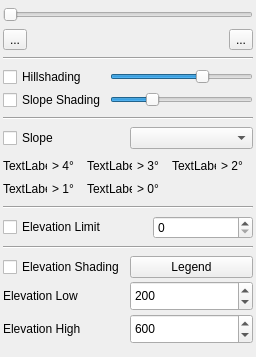
<?xml version="1.0" encoding="UTF-8"?>
<ui version="4.0">
 <class>IDemPropSetup</class>
 <widget class="QWidget" name="IDemPropSetup">
  <property name="geometry">
   <rect>
    <x>0</x>
    <y>0</y>
    <width>256</width>
    <height>357</height>
   </rect>
  </property>
  <property name="windowTitle">
   <string>Form</string>
  </property>
  <layout class="QVBoxLayout" name="verticalLayout">
   <property name="spacing">
    <number>3</number>
   </property>
   <property name="leftMargin">
    <number>3</number>
   </property>
   <property name="topMargin">
    <number>3</number>
   </property>
   <property name="rightMargin">
    <number>3</number>
   </property>
   <property name="bottomMargin">
    <number>3</number>
   </property>
   <item>
    <widget class="QSlider" name="sliderOpacity">
     <property name="toolTip">
      <string>&lt;html&gt;&lt;head/&gt;&lt;body&gt;&lt;p&gt;Change opacity of layer&lt;/p&gt;&lt;/body&gt;&lt;/html&gt;</string>
     </property>
     <property name="orientation">
      <enum>Qt::Horizontal</enum>
     </property>
    </widget>
   </item>
   <item>
    <layout class="QHBoxLayout" name="horizontalLayout">
     <property name="spacing">
      <number>3</number>
     </property>
     <item>
      <widget class="QToolButton" name="toolSetMinScale">
       <property name="toolTip">
        <string>Click to use the current zoom as maximum 
zoom-in for use of the DEM data.</string>
       </property>
       <property name="text">
        <string>...</string>
       </property>
       <property name="icon">
        <iconset resource="../resources.qrc">
         <normaloff>:/icons/8x8/bullet_green.png</normaloff>
         <normalon>:/icons/8x8/bullet_red.png</normalon>:/icons/8x8/bullet_green.png</iconset>
       </property>
       <property name="iconSize">
        <size>
         <width>8</width>
         <height>8</height>
        </size>
       </property>
       <property name="checkable">
        <bool>true</bool>
       </property>
      </widget>
     </item>
     <item>
      <widget class="CScaleLabel" name="labelScale">
       <property name="toolTip">
        <string>Control the zoom range for which the DEM data 
is used. Use the two buttons left and right to define 
the actual zoom as either maximum zoom-in or zoom-out.
</string>
       </property>
       <property name="text">
        <string/>
       </property>
       <property name="scaledContents">
        <bool>true</bool>
       </property>
      </widget>
     </item>
     <item>
      <widget class="QToolButton" name="toolSetMaxScale">
       <property name="toolTip">
        <string>Click to use the current zoom as maximum 
zoom-out for use of the DEM data.</string>
       </property>
       <property name="text">
        <string>...</string>
       </property>
       <property name="icon">
        <iconset resource="../resources.qrc">
         <normaloff>:/icons/8x8/bullet_green.png</normaloff>
         <normalon>:/icons/8x8/bullet_red.png</normalon>:/icons/8x8/bullet_green.png</iconset>
       </property>
       <property name="iconSize">
        <size>
         <width>8</width>
         <height>8</height>
        </size>
       </property>
       <property name="checkable">
        <bool>true</bool>
       </property>
      </widget>
     </item>
    </layout>
   </item>
   <item>
    <widget class="Line" name="line_3">
     <property name="orientation">
      <enum>Qt::Horizontal</enum>
     </property>
    </widget>
   </item>
   <item>
    <layout class="QGridLayout" name="gridLayout_2">
     <property name="spacing">
      <number>3</number>
     </property>
     <item row="1" column="0">
      <widget class="QCheckBox" name="checkHillshading">
       <property name="toolTip">
        <string>Enable relief shading based on aspect and slope,
 and illuminated from NW.</string>
       </property>
       <property name="text">
        <string>Hillshading</string>
       </property>
      </widget>
     </item>
     <item row="1" column="1">
      <widget class="QSlider" name="sliderHillshading">
       <property name="toolTip">
        <string>Move to the right to raise the angle of the light.
 Light comes from NW</string>
       </property>
       <property name="minimum">
        <number>-8</number>
       </property>
       <property name="maximum">
        <number>4</number>
       </property>
       <property name="singleStep">
        <number>2</number>
       </property>
       <property name="pageStep">
        <number>2</number>
       </property>
       <property name="orientation">
        <enum>Qt::Horizontal</enum>
       </property>
      </widget>
     </item>
     <item row="2" column="0">
      <widget class="QCheckBox" name="checkSlopeShading">
       <property name="toolTip">
        <string>Enable relief shading based on slope.
 The steeper, the darker.</string>
       </property>
       <property name="text">
        <string>Slope Shading</string>
       </property>
      </widget>
     </item>
     <item row="2" column="1">
      <widget class="QSlider" name="sliderSlopeShading">
       <property name="toolTip">
        <string>Move to the right to increase the scale factor.
 Higher values are better for flatter areas.</string>
       </property>
       <property name="minimum">
        <number>25</number>
       </property>
       <property name="maximum">
        <number>300</number>
       </property>
       <property name="singleStep">
        <number>25</number>
       </property>
       <property name="pageStep">
        <number>25</number>
       </property>
       <property name="value">
        <number>100</number>
       </property>
       <property name="orientation">
        <enum>Qt::Horizontal</enum>
       </property>
      </widget>
     </item>
    </layout>
   </item>
   <item>
    <widget class="Line" name="line_4">
     <property name="orientation">
      <enum>Qt::Horizontal</enum>
     </property>
    </widget>
   </item>
   <item>
    <layout class="QGridLayout" name="gridLayout_5">
     <item row="0" column="0">
      <widget class="QCheckBox" name="checkSlopeColor">
       <property name="toolTip">
        <string>Enable color shading
 based on slope ranges.</string>
       </property>
       <property name="text">
        <string>Slope </string>
       </property>
      </widget>
     </item>
     <item row="0" column="1">
      <widget class="QComboBox" name="comboGrades">
       <property name="toolTip">
        <string>Select color scheme.</string>
       </property>
       <property name="insertPolicy">
        <enum>QComboBox::NoInsert</enum>
       </property>
       <property name="sizeAdjustPolicy">
        <enum>QComboBox::AdjustToMinimumContentsLength</enum>
       </property>
      </widget>
     </item>
    </layout>
   </item>
   <item>
    <layout class="QGridLayout" name="gridLayout">
     <property name="spacing">
      <number>3</number>
     </property>
     <item row="0" column="1">
      <widget class="CTinySpinBox" name="spinSlope4">
       <property name="sizePolicy">
        <sizepolicy hsizetype="Minimum" vsizetype="Minimum">
         <horstretch>0</horstretch>
         <verstretch>0</verstretch>
        </sizepolicy>
       </property>
       <property name="maximumSize">
        <size>
         <width>16777215</width>
         <height>20</height>
        </size>
       </property>
       <property name="palette">
        <palette>
         <active>
          <colorrole role="Base">
           <brush brushstyle="SolidPattern">
            <color alpha="0">
             <red>255</red>
             <green>255</green>
             <blue>255</blue>
            </color>
           </brush>
          </colorrole>
         </active>
         <inactive>
          <colorrole role="Base">
           <brush brushstyle="SolidPattern">
            <color alpha="0">
             <red>255</red>
             <green>255</green>
             <blue>255</blue>
            </color>
           </brush>
          </colorrole>
         </inactive>
         <disabled>
          <colorrole role="Base">
           <brush brushstyle="SolidPattern">
            <color alpha="255">
             <red>239</red>
             <green>235</green>
             <blue>231</blue>
            </color>
           </brush>
          </colorrole>
         </disabled>
        </palette>
       </property>
       <property name="wrapping">
        <bool>false</bool>
       </property>
       <property name="frame">
        <bool>false</bool>
       </property>
       <property name="buttonSymbols">
        <enum>QAbstractSpinBox::NoButtons</enum>
       </property>
       <property name="accelerated">
        <bool>false</bool>
       </property>
       <property name="suffix">
        <string>°</string>
       </property>
       <property name="prefix">
        <string>&gt; </string>
       </property>
       <property name="minimum">
        <number>4</number>
       </property>
      </widget>
     </item>
     <item row="0" column="0">
      <widget class="QLabel" name="labelColor5">
       <property name="sizePolicy">
        <sizepolicy hsizetype="Maximum" vsizetype="Preferred">
         <horstretch>0</horstretch>
         <verstretch>0</verstretch>
        </sizepolicy>
       </property>
       <property name="minimumSize">
        <size>
         <width>20</width>
         <height>10</height>
        </size>
       </property>
       <property name="text">
        <string>TextLabel</string>
       </property>
      </widget>
     </item>
     <item row="0" column="2">
      <widget class="QLabel" name="labelColor4">
       <property name="sizePolicy">
        <sizepolicy hsizetype="Maximum" vsizetype="Preferred">
         <horstretch>0</horstretch>
         <verstretch>0</verstretch>
        </sizepolicy>
       </property>
       <property name="minimumSize">
        <size>
         <width>20</width>
         <height>10</height>
        </size>
       </property>
       <property name="text">
        <string>TextLabel</string>
       </property>
      </widget>
     </item>
     <item row="0" column="3">
      <widget class="CTinySpinBox" name="spinSlope3">
       <property name="maximumSize">
        <size>
         <width>16777215</width>
         <height>20</height>
        </size>
       </property>
       <property name="palette">
        <palette>
         <active>
          <colorrole role="Base">
           <brush brushstyle="SolidPattern">
            <color alpha="0">
             <red>255</red>
             <green>255</green>
             <blue>255</blue>
            </color>
           </brush>
          </colorrole>
         </active>
         <inactive>
          <colorrole role="Base">
           <brush brushstyle="SolidPattern">
            <color alpha="0">
             <red>255</red>
             <green>255</green>
             <blue>255</blue>
            </color>
           </brush>
          </colorrole>
         </inactive>
         <disabled>
          <colorrole role="Base">
           <brush brushstyle="SolidPattern">
            <color alpha="255">
             <red>239</red>
             <green>235</green>
             <blue>231</blue>
            </color>
           </brush>
          </colorrole>
         </disabled>
        </palette>
       </property>
       <property name="frame">
        <bool>false</bool>
       </property>
       <property name="buttonSymbols">
        <enum>QAbstractSpinBox::NoButtons</enum>
       </property>
       <property name="suffix">
        <string>°</string>
       </property>
       <property name="prefix">
        <string>&gt; </string>
       </property>
       <property name="minimum">
        <number>3</number>
       </property>
       <property name="maximum">
        <number>98</number>
       </property>
      </widget>
     </item>
     <item row="2" column="0">
      <widget class="QLabel" name="labelColor2">
       <property name="sizePolicy">
        <sizepolicy hsizetype="Maximum" vsizetype="Preferred">
         <horstretch>0</horstretch>
         <verstretch>0</verstretch>
        </sizepolicy>
       </property>
       <property name="minimumSize">
        <size>
         <width>20</width>
         <height>10</height>
        </size>
       </property>
       <property name="text">
        <string>TextLabel</string>
       </property>
      </widget>
     </item>
     <item row="2" column="1">
      <widget class="CTinySpinBox" name="spinSlope1">
       <property name="maximumSize">
        <size>
         <width>16777215</width>
         <height>20</height>
        </size>
       </property>
       <property name="palette">
        <palette>
         <active>
          <colorrole role="Base">
           <brush brushstyle="SolidPattern">
            <color alpha="0">
             <red>255</red>
             <green>255</green>
             <blue>255</blue>
            </color>
           </brush>
          </colorrole>
         </active>
         <inactive>
          <colorrole role="Base">
           <brush brushstyle="SolidPattern">
            <color alpha="0">
             <red>255</red>
             <green>255</green>
             <blue>255</blue>
            </color>
           </brush>
          </colorrole>
         </inactive>
         <disabled>
          <colorrole role="Base">
           <brush brushstyle="SolidPattern">
            <color alpha="255">
             <red>239</red>
             <green>235</green>
             <blue>231</blue>
            </color>
           </brush>
          </colorrole>
         </disabled>
        </palette>
       </property>
       <property name="frame">
        <bool>false</bool>
       </property>
       <property name="buttonSymbols">
        <enum>QAbstractSpinBox::NoButtons</enum>
       </property>
       <property name="suffix">
        <string>°</string>
       </property>
       <property name="prefix">
        <string>&gt; </string>
       </property>
       <property name="minimum">
        <number>1</number>
       </property>
       <property name="maximum">
        <number>96</number>
       </property>
      </widget>
     </item>
     <item row="0" column="4">
      <widget class="QLabel" name="labelColor3">
       <property name="sizePolicy">
        <sizepolicy hsizetype="Maximum" vsizetype="Preferred">
         <horstretch>0</horstretch>
         <verstretch>0</verstretch>
        </sizepolicy>
       </property>
       <property name="minimumSize">
        <size>
         <width>20</width>
         <height>10</height>
        </size>
       </property>
       <property name="text">
        <string>TextLabel</string>
       </property>
      </widget>
     </item>
     <item row="0" column="5">
      <widget class="CTinySpinBox" name="spinSlope2">
       <property name="maximumSize">
        <size>
         <width>16777215</width>
         <height>20</height>
        </size>
       </property>
       <property name="palette">
        <palette>
         <active>
          <colorrole role="Base">
           <brush brushstyle="SolidPattern">
            <color alpha="0">
             <red>255</red>
             <green>255</green>
             <blue>255</blue>
            </color>
           </brush>
          </colorrole>
         </active>
         <inactive>
          <colorrole role="Base">
           <brush brushstyle="SolidPattern">
            <color alpha="0">
             <red>255</red>
             <green>255</green>
             <blue>255</blue>
            </color>
           </brush>
          </colorrole>
         </inactive>
         <disabled>
          <colorrole role="Base">
           <brush brushstyle="SolidPattern">
            <color alpha="255">
             <red>239</red>
             <green>235</green>
             <blue>231</blue>
            </color>
           </brush>
          </colorrole>
         </disabled>
        </palette>
       </property>
       <property name="frame">
        <bool>false</bool>
       </property>
       <property name="buttonSymbols">
        <enum>QAbstractSpinBox::NoButtons</enum>
       </property>
       <property name="suffix">
        <string>°</string>
       </property>
       <property name="prefix">
        <string>&gt; </string>
       </property>
       <property name="minimum">
        <number>2</number>
       </property>
       <property name="maximum">
        <number>97</number>
       </property>
      </widget>
     </item>
     <item row="2" column="2">
      <widget class="QLabel" name="labelColor1">
       <property name="sizePolicy">
        <sizepolicy hsizetype="Maximum" vsizetype="Preferred">
         <horstretch>0</horstretch>
         <verstretch>0</verstretch>
        </sizepolicy>
       </property>
       <property name="minimumSize">
        <size>
         <width>20</width>
         <height>10</height>
        </size>
       </property>
       <property name="text">
        <string>TextLabel</string>
       </property>
      </widget>
     </item>
     <item row="2" column="3">
      <widget class="CTinySpinBox" name="spinSlope0">
       <property name="maximumSize">
        <size>
         <width>16777215</width>
         <height>20</height>
        </size>
       </property>
       <property name="palette">
        <palette>
         <active>
          <colorrole role="Base">
           <brush brushstyle="SolidPattern">
            <color alpha="0">
             <red>255</red>
             <green>255</green>
             <blue>255</blue>
            </color>
           </brush>
          </colorrole>
         </active>
         <inactive>
          <colorrole role="Base">
           <brush brushstyle="SolidPattern">
            <color alpha="0">
             <red>255</red>
             <green>255</green>
             <blue>255</blue>
            </color>
           </brush>
          </colorrole>
         </inactive>
         <disabled>
          <colorrole role="Base">
           <brush brushstyle="SolidPattern">
            <color alpha="255">
             <red>239</red>
             <green>235</green>
             <blue>231</blue>
            </color>
           </brush>
          </colorrole>
         </disabled>
        </palette>
       </property>
       <property name="frame">
        <bool>false</bool>
       </property>
       <property name="buttonSymbols">
        <enum>QAbstractSpinBox::NoButtons</enum>
       </property>
       <property name="suffix">
        <string>°</string>
       </property>
       <property name="prefix">
        <string>&gt; </string>
       </property>
       <property name="maximum">
        <number>95</number>
       </property>
      </widget>
     </item>
    </layout>
   </item>
   <item>
    <widget class="Line" name="line_2">
     <property name="orientation">
      <enum>Qt::Horizontal</enum>
     </property>
    </widget>
   </item>
   <item>
    <layout class="QGridLayout" name="gridLayout_3">
     <item row="0" column="1">
      <widget class="QSpinBox" name="spinBoxElevationLimit">
       <property name="sizePolicy">
        <sizepolicy hsizetype="Minimum" vsizetype="Fixed">
         <horstretch>0</horstretch>
         <verstretch>0</verstretch>
        </sizepolicy>
       </property>
       <property name="minimumSize">
        <size>
         <width>30</width>
         <height>0</height>
        </size>
       </property>
       <property name="maximumSize">
        <size>
         <width>100</width>
         <height>16777215</height>
        </size>
       </property>
       <property name="maximum">
        <number>99999</number>
       </property>
       <property name="singleStep">
        <number>50</number>
       </property>
      </widget>
     </item>
     <item row="0" column="0">
      <widget class="QCheckBox" name="checkElevationLimit">
       <property name="enabled">
        <bool>true</bool>
       </property>
       <property name="sizePolicy">
        <sizepolicy hsizetype="Minimum" vsizetype="Fixed">
         <horstretch>0</horstretch>
         <verstretch>0</verstretch>
        </sizepolicy>
       </property>
       <property name="toolTip">
        <string>Tint areas above the given elevation.</string>
       </property>
       <property name="text">
        <string>Elevation Limit</string>
       </property>
      </widget>
     </item>
    </layout>
   </item>
   <item>
    <widget class="Line" name="line">
     <property name="orientation">
      <enum>Qt::Horizontal</enum>
     </property>
    </widget>
   </item>
   <item>
    <layout class="QGridLayout" name="gridLayout_4" rowstretch="0,0,0" columnstretch="0,0">
     <item row="1" column="1">
      <widget class="QSpinBox" name="spinBoxElevationShadeLimitLow">
       <property name="minimumSize">
        <size>
         <width>30</width>
         <height>30</height>
        </size>
       </property>
       <property name="toolTip">
        <string>Lower elevation to be colored.</string>
       </property>
       <property name="minimum">
        <number>-12000</number>
       </property>
       <property name="maximum">
        <number>9000</number>
       </property>
       <property name="value">
        <number>200</number>
       </property>
      </widget>
     </item>
     <item row="1" column="0">
      <widget class="QLabel" name="label">
       <property name="sizePolicy">
        <sizepolicy hsizetype="Minimum" vsizetype="Fixed">
         <horstretch>0</horstretch>
         <verstretch>0</verstretch>
        </sizepolicy>
       </property>
       <property name="toolTip">
        <string>Lower elevation to be colored.</string>
       </property>
       <property name="text">
        <string>Elevation Low</string>
       </property>
      </widget>
     </item>
     <item row="2" column="1">
      <widget class="QSpinBox" name="spinBoxElevationShadeLimitHi">
       <property name="minimumSize">
        <size>
         <width>30</width>
         <height>30</height>
        </size>
       </property>
       <property name="toolTip">
        <string>Higher elevation to be colored.</string>
       </property>
       <property name="minimum">
        <number>-12000</number>
       </property>
       <property name="maximum">
        <number>9000</number>
       </property>
       <property name="value">
        <number>600</number>
       </property>
      </widget>
     </item>
     <item row="0" column="0">
      <widget class="QCheckBox" name="checkElevationShading">
       <property name="toolTip">
        <string>Enable color shading
 based on elevation.</string>
       </property>
       <property name="text">
        <string>Elevation Shading</string>
       </property>
      </widget>
     </item>
     <item row="2" column="0">
      <widget class="QLabel" name="label_2">
       <property name="sizePolicy">
        <sizepolicy hsizetype="Minimum" vsizetype="Fixed">
         <horstretch>0</horstretch>
         <verstretch>0</verstretch>
        </sizepolicy>
       </property>
       <property name="toolTip">
        <string>Higher elevation to be colored.</string>
       </property>
       <property name="text">
        <string>Elevation High</string>
       </property>
      </widget>
     </item>
     <item row="0" column="1">
      <widget class="QPushButton" name="showElevationShadeScale">
       <property name="toolTip">
        <string>Enable / Disable elevation legend.</string>
       </property>
       <property name="text">
        <string>Legend</string>
       </property>
       <property name="checkable">
        <bool>true</bool>
       </property>
       <property name="checked">
        <bool>false</bool>
       </property>
      </widget>
     </item>
    </layout>
   </item>
  </layout>
 </widget>
 <customwidgets>
  <customwidget>
   <class>CScaleLabel</class>
   <extends>QLabel</extends>
   <header location="global">widgets/CScaleLabel.h</header>
  </customwidget>
  <customwidget>
   <class>CTinySpinBox</class>
   <extends>QSpinBox</extends>
   <header>widgets/CTinySpinBox.h</header>
  </customwidget>
 </customwidgets>
 <resources>
  <include location="../resources.qrc"/>
 </resources>
 <connections/>
</ui>
